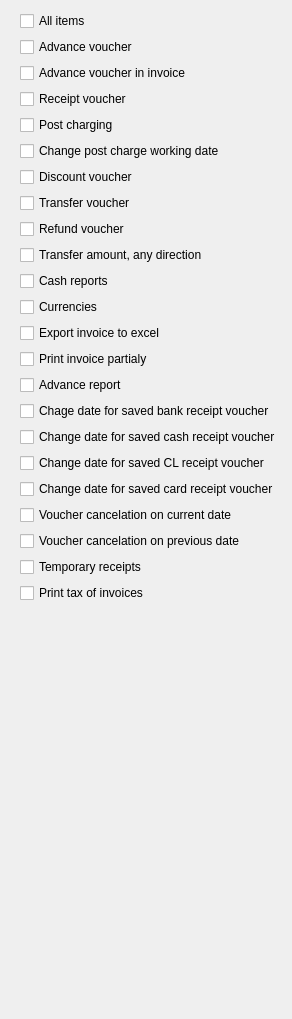
     <widget class="QWidget" name="tabCashier">
      <attribute name="title">
       <string>Cashier</string>
      </attribute>
      <layout class="QVBoxLayout" name="verticalLayout">
       <property name="leftMargin">
        <number>20</number>
       </property>
       <item>
        <widget class="EQCheckBox" name="chMenuCashier">
         <property name="text">
          <string>All items</string>
         </property>
         <property name="Tag" stdset="0">
          <number>29</number>
         </property>
        </widget>
       </item>
       <item>
        <widget class="EQCheckBox" name="chAdvanceReceipt">
         <property name="text">
          <string>Advance voucher</string>
         </property>
         <property name="Tag" stdset="0">
          <number>39</number>
         </property>
        </widget>
       </item>
       <item>
        <widget class="EQCheckBox" name="chAdvanceReceiptInvoice">
         <property name="text">
          <string>Advance voucher in invoice</string>
         </property>
         <property name="Tag" stdset="0">
          <number>127</number>
         </property>
        </widget>
       </item>
       <item>
        <widget class="EQCheckBox" name="chReceiptVaucher">
         <property name="text">
          <string>Receipt voucher</string>
         </property>
         <property name="Tag" stdset="0">
          <number>40</number>
         </property>
        </widget>
       </item>
       <item>
        <widget class="EQCheckBox" name="chPostCharge">
         <property name="text">
          <string>Post charging</string>
         </property>
         <property name="Tag" stdset="0">
          <number>41</number>
         </property>
        </widget>
       </item>
       <item>
        <widget class="EQCheckBox" name="chChangePostChargeWorkingDate">
         <property name="text">
          <string>Change post charge working date</string>
         </property>
         <property name="Tag" stdset="0">
          <number>131</number>
         </property>
        </widget>
       </item>
       <item>
        <widget class="EQCheckBox" name="chDiscountVaucher">
         <property name="text">
          <string>Discount voucher</string>
         </property>
         <property name="Tag" stdset="0">
          <number>43</number>
         </property>
        </widget>
       </item>
       <item>
        <widget class="EQCheckBox" name="chTransferAmount">
         <property name="text">
          <string>Transfer voucher</string>
         </property>
         <property name="Tag" stdset="0">
          <number>42</number>
         </property>
        </widget>
       </item>
       <item>
        <widget class="EQCheckBox" name="chRefundVoucher">
         <property name="text">
          <string>Refund voucher</string>
         </property>
         <property name="Tag" stdset="0">
          <number>101</number>
         </property>
        </widget>
       </item>
       <item>
        <widget class="EQCheckBox" name="chTransferAnyDirection">
         <property name="text">
          <string>Transfer amount, any direction</string>
         </property>
         <property name="Tag" stdset="0">
          <number>102</number>
         </property>
        </widget>
       </item>
       <item>
        <widget class="EQCheckBox" name="chCashReports">
         <property name="text">
          <string>Cash reports</string>
         </property>
         <property name="Tag" stdset="0">
          <number>44</number>
         </property>
        </widget>
       </item>
       <item>
        <widget class="EQCheckBox" name="chCurrencies">
         <property name="text">
          <string>Currencies</string>
         </property>
         <property name="Tag" stdset="0">
          <number>38</number>
         </property>
        </widget>
       </item>
       <item>
        <widget class="EQCheckBox" name="chInvoiceExportToExcel">
         <property name="text">
          <string>Export invoice to excel</string>
         </property>
         <property name="Tag" stdset="0">
          <number>89</number>
         </property>
        </widget>
       </item>
       <item>
        <widget class="EQCheckBox" name="chPrintInvoicePartialy">
         <property name="text">
          <string>Print invoice partialy</string>
         </property>
         <property name="Tag" stdset="0">
          <number>130</number>
         </property>
        </widget>
       </item>
       <item>
        <widget class="EQCheckBox" name="chAdvanceReport">
         <property name="text">
          <string>Advance report</string>
         </property>
         <property name="Tag" stdset="0">
          <string>91</string>
         </property>
        </widget>
       </item>
       <item>
        <widget class="EQCheckBox" name="chChangeRVDateBank">
         <property name="text">
          <string>Chage date for saved bank receipt voucher</string>
         </property>
         <property name="Tag" stdset="0">
          <number>93</number>
         </property>
        </widget>
       </item>
       <item>
        <widget class="EQCheckBox" name="chChangeRVDateCash">
         <property name="text">
          <string>Change date for saved cash receipt voucher</string>
         </property>
         <property name="Tag" stdset="0">
          <number>94</number>
         </property>
        </widget>
       </item>
       <item>
        <widget class="EQCheckBox" name="chChangeRVDateCL">
         <property name="text">
          <string>Change date for saved CL receipt voucher</string>
         </property>
         <property name="Tag" stdset="0">
          <number>95</number>
         </property>
        </widget>
       </item>
       <item>
        <widget class="EQCheckBox" name="chChangeDateRVCard">
         <property name="text">
          <string>Change date for saved card receipt voucher</string>
         </property>
         <property name="Tag" stdset="0">
          <number>96</number>
         </property>
        </widget>
       </item>
       <item>
        <widget class="EQCheckBox" name="chCancelCurrentDate">
         <property name="text">
          <string>Voucher cancelation on current date</string>
         </property>
         <property name="Tag" stdset="0">
          <number>20</number>
         </property>
        </widget>
       </item>
       <item>
        <widget class="EQCheckBox" name="chCancelPreviousDate">
         <property name="text">
          <string>Voucher cancelation on previous date</string>
         </property>
         <property name="Tag" stdset="0">
          <number>19</number>
         </property>
        </widget>
       </item>
       <item>
        <widget class="EQCheckBox" name="chTempReceipt">
         <property name="text">
          <string>Temporary receipts</string>
         </property>
         <property name="Tag" stdset="0">
          <number>128</number>
         </property>
        </widget>
       </item>
       <item>
        <widget class="EQCheckBox" name="chTaxOfInvoices">
         <property name="text">
          <string>Print tax of invoices</string>
         </property>
         <property name="Tag" stdset="0">
          <number>135</number>
         </property>
        </widget>
       </item>
       <item>
        <spacer name="verticalSpacer_3">
         <property name="orientation">
          <enum>Qt::Vertical</enum>
         </property>
         <property name="sizeHint" stdset="0">
          <size>
           <width>20</width>
           <height>405</height>
          </size>
         </property>
        </spacer>
       </item>
      </layout>
     </widget>
